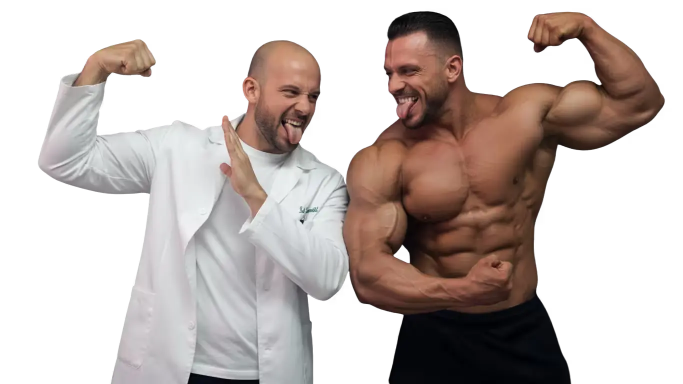
#> input picture assets/atleta.webp, 1366 x 768 px, given in place of matteo.webp, which was not available (shown at 1/2 size); the run also reads 1 picture not shown here
$ python optimize-images.py
#> lines starting #> are read from the running program, lines starting #| are printed output that depends on the picture; pictures that were not available may be replaced by others from this repository, and a replacement may not be noted
"""Generate responsive assets without changing the originals (requires Pillow)."""
from pathlib import Path
from PIL import Image, ImageOps, ImageDraw

assets = Path(__file__).resolve().parent.parent / 'assets'
for name, widths in [('matteo', [480, 800]), ('dottore-cutout', [480, 720])]:
    original = Image.open(assets / f'{name}.webp')
#> original is the input picture: PIL image 1366x768 RGBA; mean R, G, B, A 74.2, 63.9, 60.3, 130.5
    for width in widths:
        resized = original.resize((width, round(original.height * width / original.width)), Image.Resampling.LANCZOS)
        resized.save(assets / f'{name}-{width}.webp', quality=83, method=6)
#> this loop made 2 passes
#> pass 1, `resized = original.resize((width, round(original.height * width / orig..`:
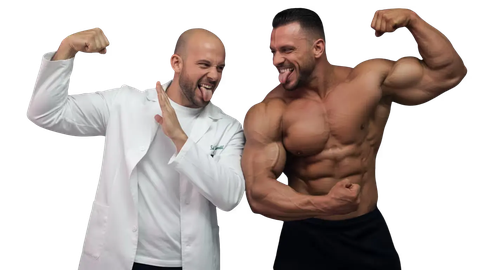
#> resized: PIL image 480x270 RGBA; mean R, G, B, A 74.6, 64.3, 60.5, 130.5; transparent parts drawn white
#> pass 2 of the loop `for name, widths in [('matteo', [480, 800]), ('dottore-cutout', [480, ..`:
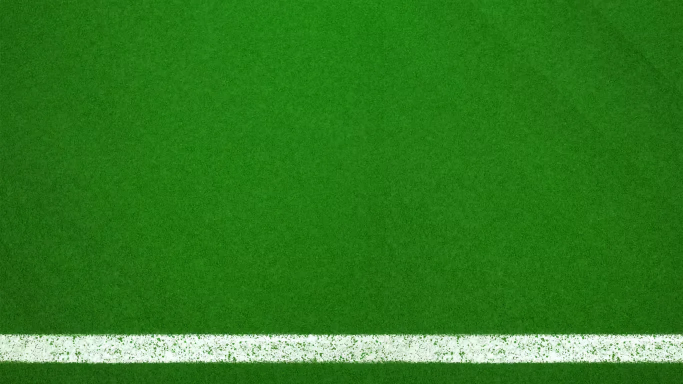
#> input picture assets/bg-hero.webp, 1366 x 768 px, given in place of dottore-cutout.webp, which was not available (shown at 1/2 size)
#> original is the input picture: PIL image 1366x768 RGB; mean R, G, B 46.6, 124.2, 30.6

favicon = Image.open(assets / 'favicon.webp')
favicon.resize((32, 32), Image.Resampling.LANCZOS).save(assets / 'favicon-32.png')
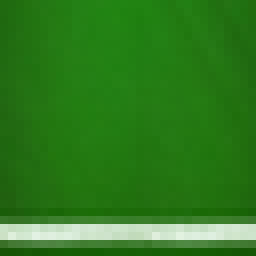
#> saved as favicon-32.png: PIL image 32x32 RGB (shown 8 times larger); mean R, G, B 46.5, 124.1, 30.5
favicon.resize((180, 180), Image.Resampling.LANCZOS).save(assets / 'apple-touch-icon.png')
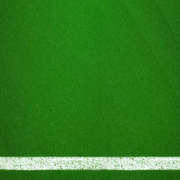
#> saved as apple-touch-icon.png: PIL image 180x180 RGB; mean R, G, B 46.6, 124.2, 30.6

# Contact sheet for inspecting all existing raster assets.
originals = [p for p in assets.iterdir() if p.suffix in ('.png', '.webp', '.jpg') and not any(x in p.stem for x in ('-480', '-720', '-800', 'favicon-32', 'apple-touch'))]
sheet = Image.new('RGB', (800, ((len(originals) + 3) // 4) * 190), '#d6ddd5')
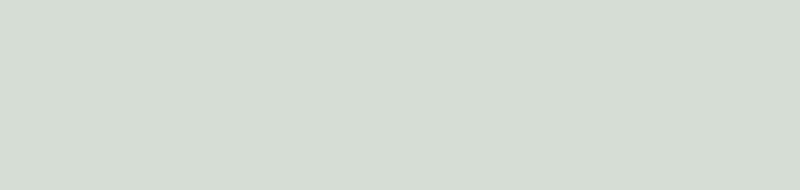
#> sheet: PIL image 800x190 RGB; mean R, G, B 214, 221, 213
draw = ImageDraw.Draw(sheet)
for i, p in enumerate(originals):
    img = Image.open(p).convert('RGBA')
    img.thumbnail((180, 150))
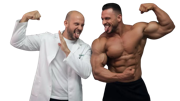
#> img: PIL image 180x101 RGBA; mean R, G, B, A 75.1, 64.7, 61, 130.5; transparent parts drawn white
    x, y = (i % 4) * 200, (i // 4) * 190
    sheet.paste(img, (x + 10, y + 5), img)
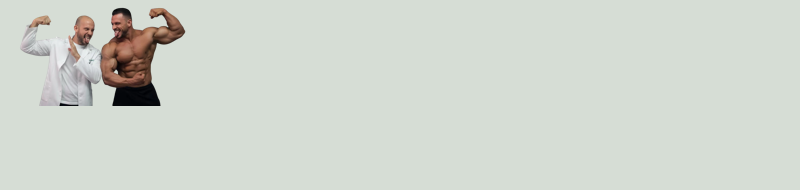
#> sheet: PIL image 800x190 RGB; mean R, G, B 209.6, 214.9, 207
    draw.text((x + 10, y + 162), p.name, fill='black')
#> pass 2 of the loop `for i, p in enumerate(originals):`:
#> `img.thumbnail((180, 150))`:
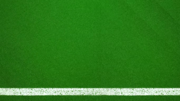
#> img: PIL image 180x101 RGBA; mean R, G, B, A 46.6, 124.2, 30.6, 255
#> `sheet.paste(img, (x + 10, y + 5), img)`:
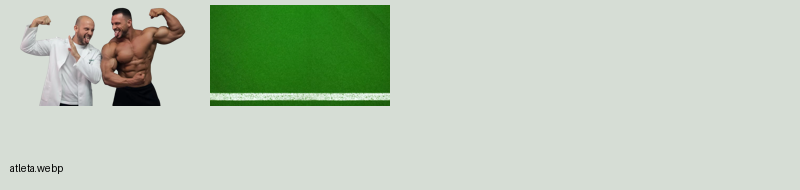
#> sheet: PIL image 800x190 RGB; mean R, G, B 189.3, 203.2, 185
sheet.save(assets.parent / 'tools' / 'asset-contact-sheet.jpg')
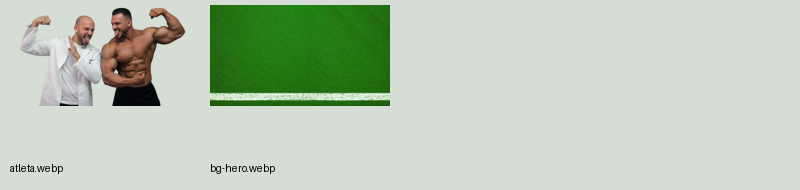
#> saved as asset-contact-sheet.jpg: PIL image 800x190 RGB; mean R, G, B 189.1, 202.9, 184.8
print('Generated responsive portraits, favicon and Apple icon.')
